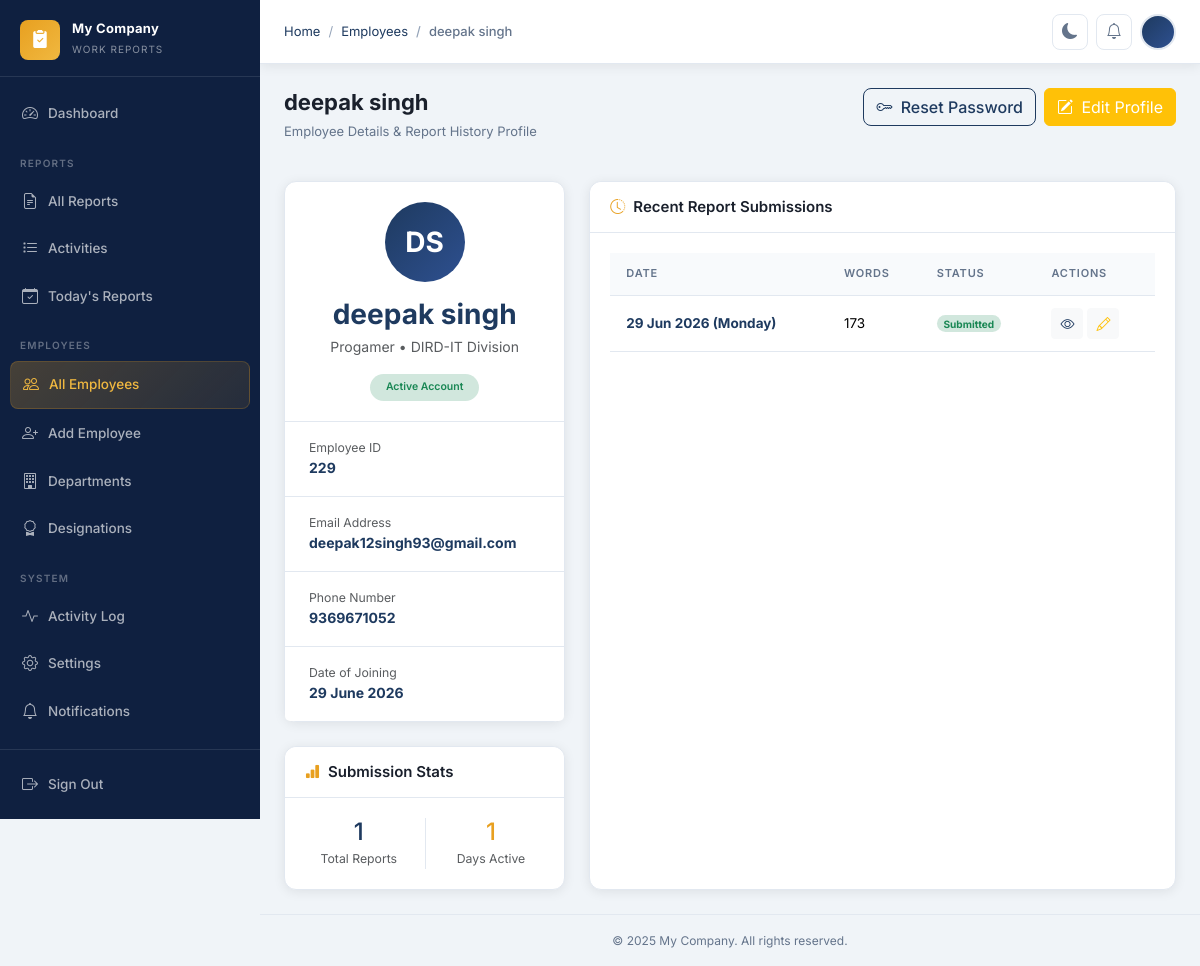
The page /employees/1/ (signed in) on the database as committed earlier.
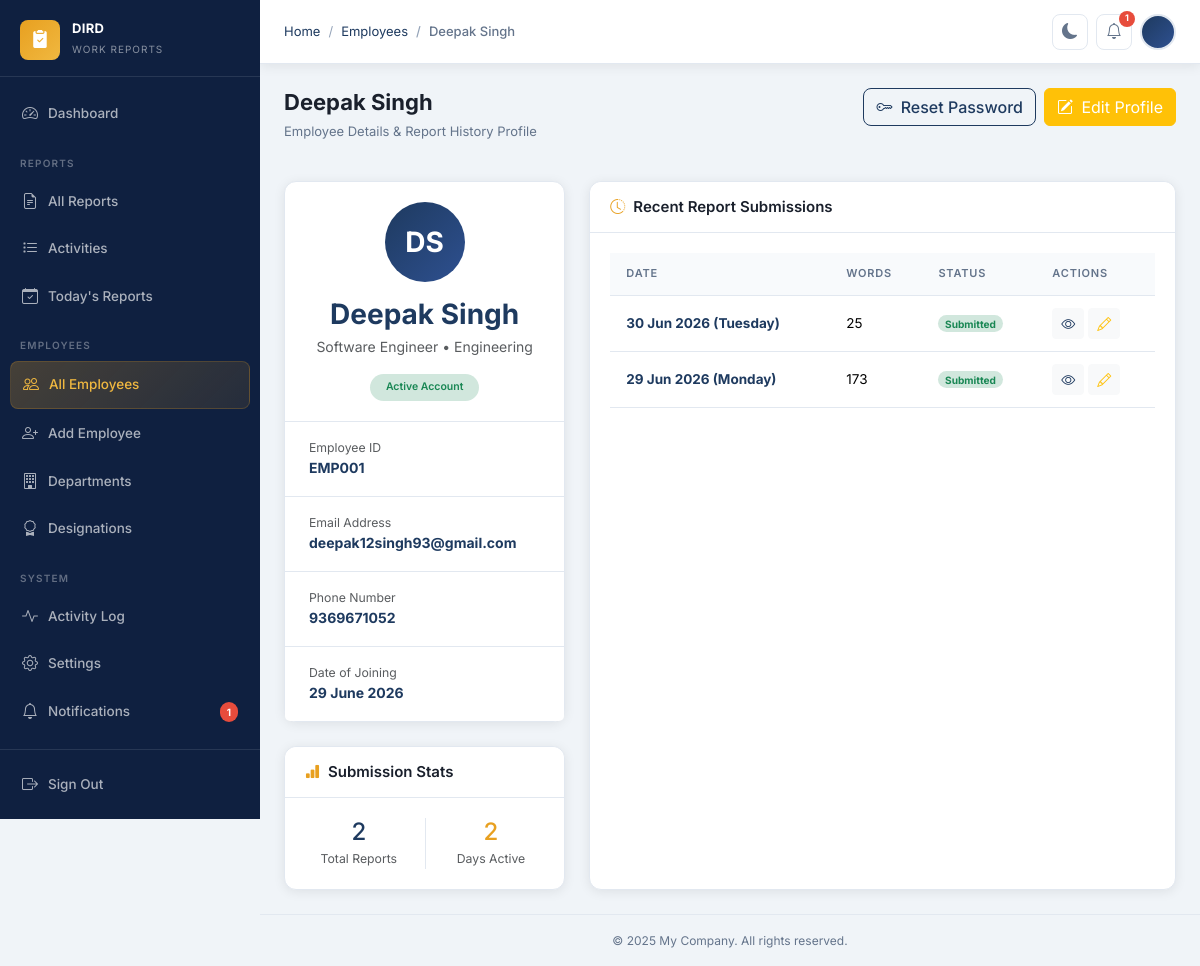
The same page on the database as committed later.
### apps/core/models.py (models this page shows, shortened)
class CompanySettings(models.Model):
    company_name = models.CharField(max_length=200, default='My Company')
    company_logo = models.ImageField(upload_to='company/', null=True, blank=True)
    timezone = models.CharField(max_length=100, default='Asia/Kolkata')
    date_format = models.CharField(
        max_length=30,
        default='%d %B %Y',
        help_text='Python strftime format string',
    )
    submission_deadline = models.TimeField(
        default='23:59',
        help_text='Daily report submission deadline (HH:MM)',
    )
    footer_text = models.CharField(
        max_length=300,
        default='© 2025 My Company. All rights reserved.',
    )
    theme = models.CharField(
        max_length=10,
        choices=[('light', 'Light'), ('dark', 'Dark')],
        default='light',
    )
    updated_at = models.DateTimeField(auto_now=True)
    class Meta:
        verbose_name = 'Company Settings'
        verbose_name_plural = 'Company Settings'
    @classmethod
    def get_settings(cls) -> 'CompanySettings':
        obj, _ = cls.objects.get_or_create(pk=1)
        return obj

### apps/employees/models.py (models this page shows, shortened)
class EmployeeProfile(models.Model):
    user = models.OneToOneField(
        User,
        on_delete=models.CASCADE,
        related_name='employee_profile',
    )
    department = models.ForeignKey(
        Department,
        on_delete=models.SET_NULL,
        null=True,
        blank=True,
        related_name='employee_profiles',
    )
    designation = models.ForeignKey(
        Designation,
        on_delete=models.SET_NULL,
        null=True,
        blank=True,
        related_name='employee_profiles',
    )
    employee_id = models.CharField(max_length=20, unique=True, blank=True)
    phone = models.CharField(max_length=20, blank=True)
    avatar = models.ImageField(upload_to='avatars/', null=True, blank=True)
    date_of_joining = models.DateField(null=True, blank=True)
    is_active = models.BooleanField(default=True)
    created_at = models.DateTimeField(auto_now_add=True)
    updated_at = models.DateTimeField(auto_now=True)
    class Meta:
        ordering = ['user__first_name', 'user__last_name']
        verbose_name = 'Employee Profile'
        verbose_name_plural = 'Employee Profiles'
    @property
    def full_name(self) -> str:
        return self.user.get_full_name() or self.user.username

class Designation(models.Model):
    name = models.CharField(max_length=100)
    department = models.ForeignKey(
        Department,
        on_delete=models.CASCADE,
        related_name='designations',
    )
    is_active = models.BooleanField(default=True)
    created_at = models.DateTimeField(auto_now_add=True)
    updated_at = models.DateTimeField(auto_now=True)
    class Meta:
        ordering = ['name']
        unique_together = [('name', 'department')]
        verbose_name = 'Designation'
        verbose_name_plural = 'Designations'

class Department(models.Model):
    name = models.CharField(max_length=100, unique=True)
    description = models.TextField(blank=True)
    is_active = models.BooleanField(default=True)
    created_at = models.DateTimeField(auto_now_add=True)
    updated_at = models.DateTimeField(auto_now=True)
    class Meta:
        ordering = ['name']
        verbose_name = 'Department'
        verbose_name_plural = 'Departments'

### apps/reports/models.py (models this page shows, shortened)
class DailyReport(models.Model):
    employee = models.ForeignKey(
        'employees.EmployeeProfile',
        on_delete=models.CASCADE,
        related_name='daily_reports',
    )
    date = models.DateField(default=timezone.localdate)
    report_text = models.TextField(blank=True)
    word_count = models.PositiveIntegerField(default=0, editable=False)
    is_edited = models.BooleanField(default=False)
    created_at = models.DateTimeField(auto_now_add=True)
    updated_at = models.DateTimeField(auto_now=True)
    class Meta:
        ordering = ['-date', '-created_at']
        unique_together = [('employee', 'date')]
        verbose_name = 'Daily Report'
        verbose_name_plural = 'Daily Reports'

### apps/employees/views.py (the view)
# urls.py: path('<int:pk>/', views.EmployeeDetailView.as_view(), name='employee_detail'),
class EmployeeDetailView(AdminRequiredMixin, DetailView):
    model = EmployeeProfile
    template_name = 'employees/employee_detail.html'
    context_object_name = 'employee'
    def get_context_data(self, **kwargs):
        ctx = super().get_context_data(**kwargs)
        ctx['recent_reports'] = self.object.daily_reports.order_by('-date')[:10]
        ctx['total_reports'] = self.object.daily_reports.count()
        return ctx

### apps/core/context_processors.py (called while the page is built)
def company_settings(request) -> dict:
    settings_obj = CompanySettings.get_settings()
    return {'company_settings': settings_obj}

### apps/core/mixins.py (called while the page is built)
    def dispatch(self, request, *args, **kwargs):
        if not request.user.is_authenticated:
            return self.handle_no_permission()
        if not request.user.is_staff:
            messages.error(request, 'You do not have permission to access this page.')
            return redirect('dashboard:index')
        return super().dispatch(request, *args, **kwargs)

### apps/notifications/context_processors.py (called while the page is built)
def notifications_count(request) -> dict:
    if request.user.is_authenticated:
        count = request.user.notifications.filter(is_read=False).count()
    else:
        count = 0
    return {'unread_notifications_count': count}

### templates/employees/employee_detail.html (shortened to what the changed rows need)
{% extends 'base.html' %}
{% block breadcrumb %}
  <li class="breadcrumb-item"><a href="{% url 'dashboard:index' %}">Home</a></li>
  <li class="breadcrumb-item"><a href="{% url 'employees:employee_list' %}">Employees</a></li>
  <li class="breadcrumb-item active" aria-current="page">{{ employee.full_name }}</li>
{% endblock %}
{% block content %}
<div class="page-header">
  <div>
    <h1 class="page-title">{{ employee.full_name }}</h1>
    <p class="page-subtitle">Employee Details &amp; Report History Profile</p>
  </div>
</div>
<div class="row g-4">
  <div class="col-lg-4">
    <div class="card border-0 rounded-custom shadow-sm bg-surface mb-4">
      <div class="card-body text-center p-4">
        <div class="avatar-circle xl mx-auto mb-3">
          {% if employee.avatar %}
            <img src="{{ employee.avatar.url }}" alt="Avatar" />
          {% else %}
            {{ employee.user.first_name|first|upper }}{{ employee.user.last_name|first|upper }}
          {% endif %}
        </div>
        <h3 class="fw-700 text-primary-custom mb-1">{{ employee.full_name }}</h3>
        <p class="text-muted mb-3">{{ employee.designation.name }} &bull; {{ employee.department.name }}</p>
        {% if employee.is_active %}
          <span class="badge rounded-pill bg-success-subtle text-success px-3 py-2 fw-600">Active Account</span>
        {% else %}
          <span class="badge rounded-pill bg-danger-subtle text-danger px-3 py-2 fw-600">Inactive Account</span>
        {% endif %}
      </div>
      <div class="list-group list-group-flush border-top border-custom bg-surface">
        <div class="list-group-item px-4 py-3 border-custom bg-transparent">
          <span class="d-block small text-muted">Employee ID</span>
          <strong class="text-primary-custom">{{ employee.employee_id }}</strong>
        </div>
        <div class="list-group-item px-4 py-3 border-custom bg-transparent">
          <span class="d-block small text-muted">Email Address</span>
          <strong class="text-primary-custom">{{ employee.user.email }}</strong>
        </div>
        <div class="list-group-item px-4 py-3 border-custom bg-transparent">
          <span class="d-block small text-muted">Phone Number</span>
          <strong class="text-primary-custom">{{ employee.phone|default:"—" }}</strong>
        </div>
        <div class="list-group-item px-4 py-3 border-custom bg-transparent">
          <span class="d-block small text-muted">Date of Joining</span>
          <strong class="text-primary-custom">{{ employee.date_of_joining|date:"d F Y"|default:"—" }}</strong>
        </div>
      </div>
    </div>
    <div class="card border-0 rounded-custom shadow-sm bg-surface">
      <div class="card-header">
        <h2 class="card-title"><i class="bi bi-bar-chart-fill text-accent"></i> Submission Stats</h2>
      </div>
      <div class="card-body">
        <div class="row text-center">
          <div class="col-6">
            <h4 class="fw-800 text-primary-custom m-0">{{ total_reports }}</h4>
            <span class="text-muted small uppercase">Total Reports</span>
          </div>
          <div class="col-6 border-start border-custom">
            <h4 class="fw-800 text-accent m-0">
              {% if employee.date_of_joining %}
                {{ total_reports }}
              {% else %}
                —
              {% endif %}
            </h4>
            <span class="text-muted small uppercase">Days Active</span>
          </div>
        </div>
      </div>
    </div>
  </div>
  <div class="col-lg-8">
    <div class="card border-0 rounded-custom shadow-sm bg-surface h-100">
      <div class="card-header">
        <h2 class="card-title"><i class="bi bi-clock-history text-accent"></i> Recent Report Submissions</h2>
      </div>
      <div class="card-body p-0">
        {% if recent_reports %}
          <div class="table-responsive">
            <table class="table table-hover align-middle mb-0">
              <thead>
                <tr>
                  <th>Date</th>
                  <th>Words</th>
                  <th>Status</th>
                  <th>Actions</th>
                </tr>
              </thead>
              <tbody>
                {% for r in recent_reports %}
                  <tr>
                    <td><strong class="text-primary-custom">{{ r.date|date:"d M Y (l)" }}</strong></td>
                    <td>{{ r.word_count }}</td>
                    <td>
                      {% if r.is_edited %}
                        <span class="badge rounded-pill bg-warning-subtle text-warning">Edited by Admin</span>
                      {% else %}
                        <span class="badge rounded-pill bg-success-subtle text-success">Submitted</span>
                      {% endif %}
                    </td>
                    <td>
                      <div class="d-flex gap-1">
                        <a href="{% url 'reports:admin_report_detail' r.pk %}" class="btn btn-light btn-sm text-primary-custom" data-bs-toggle="tooltip" title="View Report"><i class="bi bi-eye"></i></a>
                        <a href="{% url 'reports:admin_report_edit' r.pk %}" class="btn btn-light btn-sm text-warning" data-bs-toggle="tooltip" title="Edit Report"><i class="bi bi-pencil"></i></a>
                      </div>
                    </td>
                  </tr>
                {% endfor %}
              </tbody>
            </table>
          </div>
        {% else %}
          <div class="empty-state py-5">
            <i class="bi bi-journal-x empty-state-icon"></i>
            <h3 class="empty-state-title">No Reports Found</h3>
            <p class="empty-state-text">This employee has not submitted any work reports yet.</p>
          </div>
        {% endif %}
      </div>
    </div>
  </div>
</div>
{% endblock %}

### templates/base.html (shortened to what the changed rows need)
{% load static %}
<!DOCTYPE html>
<html lang="en" data-theme="light">
<head>
  <link rel="stylesheet" href="https://cdn.jsdelivr.net/npm/bootstrap@5.3.3/dist/css/bootstrap.min.css" />
  <link rel="stylesheet" href="https://cdn.jsdelivr.net/npm/bootstrap-icons@1.11.3/font/bootstrap-icons.min.css" />
  <link rel="stylesheet" href="{% static 'css/style.css' %}?v=2" />
</head>
<body>
<div class="layout">
  <aside class="sidebar" id="sidebar">
    <a class="sidebar-brand" href="{% url 'dashboard:index' %}">
      <div class="sidebar-brand-text">
        <span class="sidebar-brand-name">{{ company_settings.company_name }}</span>
        <span class="sidebar-brand-sub">Work Reports</span>
      </div>
    </a>
    <nav class="sidebar-nav">
      <div class="nav-item">
        <a href="{% url 'notifications:notification_list' %}" class="nav-link {% if 'notifications' in request.path %}active{% endif %}">
          <i class="bi bi-bell"></i> Notifications
          {% if unread_notifications_count > 0 %}
          <span class="nav-badge">{{ unread_notifications_count }}</span>
          {% endif %}
        </a>
      </div>
    </nav>
  </aside>
  <div class="main-content">
    <header class="topbar">
      <div class="breadcrumb-wrapper">
        <nav aria-label="breadcrumb">
          <ol class="breadcrumb">
            {% block breadcrumb %}{% endblock %}
          </ol>
        </nav>
      </div>
      <div class="topbar-actions">
        <a href="{% url 'notifications:notification_list' %}" class="topbar-btn" title="Notifications">
          <i class="bi bi-bell"></i>
          {% if unread_notifications_count > 0 %}
          <span class="notif-badge" id="notif-badge">{{ unread_notifications_count }}</span>
          {% endif %}
        </a>
      </div>
    </header>
    <div class="toast-container position-fixed top-0 end-0 p-3" style="z-index:9998;">
    </div>
    <main class="page-content">
      {% block content %}{% endblock %}
    </main>
    <footer class="py-3 px-4 text-center" style="border-top:1px solid var(--border);font-size:12px;color:var(--text-muted);">
      {{ company_settings.footer_text }}
    </footer>
  </div>
</div>
</body>
</html>

Rows that differ between the two databases and show on the page:
changed CompanySettings: company_name "My Company" → "DIRD"
changed EmployeeProfile "deepak12singh93@gmail.com": full_name "deepak singh" → "Deepak Singh"; designation.name "Progamer" → "Software Engineer"; department.name "DIRD-IT Division" → "Engineering"; employee_id "229" → "EMP001"
added DailyReport: date "30 Jun 2026 (Tuesday)", word_count "25", is_edited "Submitted"
Other text that changed with them:
{{ unread_notifications_count }}: (not shown) → "1"
{{ total_reports }}: "1" → "2"
